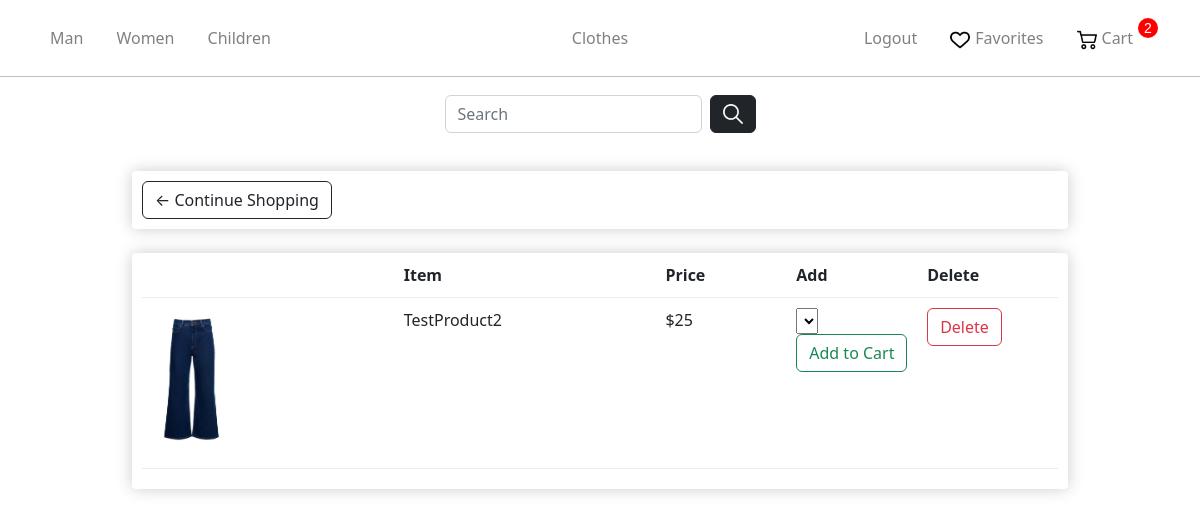
/liked/ (signed in), run on an earlier commit of the app's database.
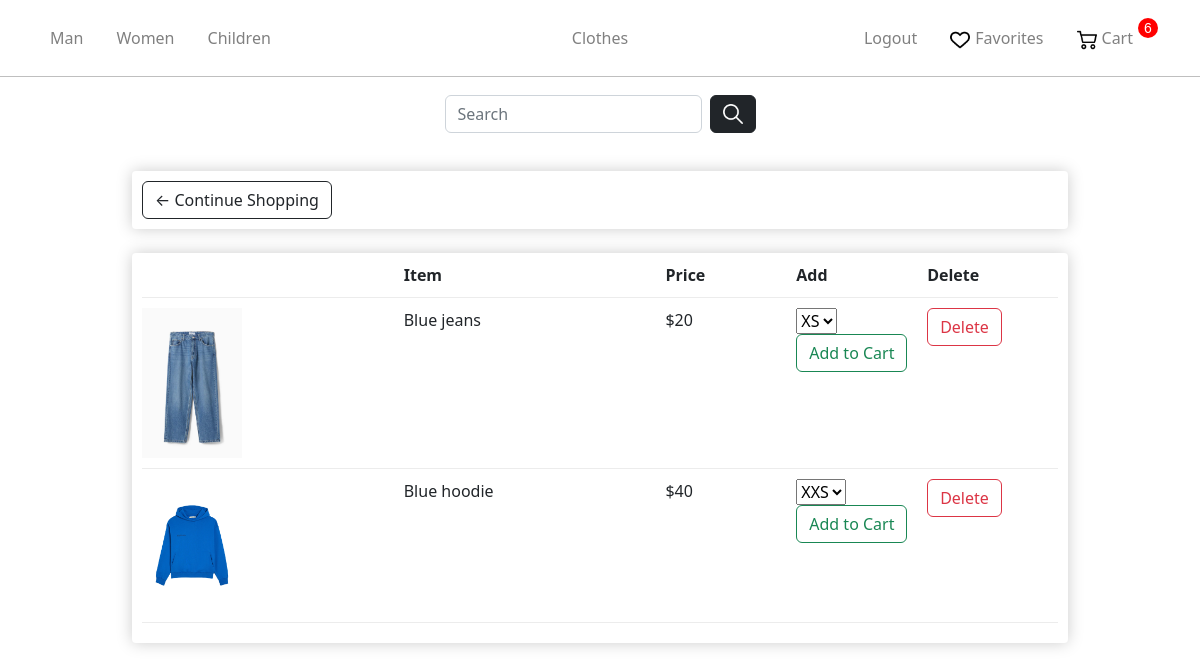
And on a later commit of the database.
### store/models.py (models this page shows, shortened)
class Gender(models.Model):
    name = models.CharField(max_length=100, db_index=True)
    slug = models.SlugField(max_length=255, unique=True, db_index=True)
    categories_id = models.ManyToManyField('Category')
    def get_absolute_url(self):
        return reverse('gender', kwargs={'gender_slug': self.slug})

class Order(models.Model):
    user = models.ForeignKey('User', on_delete=models.CASCADE)
    products = models.ManyToManyField('OrderProduct')
    time_create = models.DateTimeField(auto_now_add=True)
    ordered = models.BooleanField(default=False)
    address = models.ForeignKey('Address', on_delete=models.SET_NULL, blank=True, null=True)

class Product(models.Model):
    AVAILABILITY =(
        ('Y', 'В наличии'),
        ('N', 'Нет в наличии'),
    )
    name = models.CharField(max_length=255)
    slug = models.SlugField(max_length=255, unique=True, db_index=True)
    description = models.TextField(blank=True)
    discount = models.BooleanField(default=False)
    price = models.IntegerField()
    price_discount = models.IntegerField(blank=True)
    photo = models.ImageField(upload_to="photos")
    size = models.CharField(max_length=255)
    availability = models.CharField(max_length=1,choices = AVAILABILITY,default = '')
    cat = models.ForeignKey('Category', on_delete=models.PROTECT)
    gender = models.ForeignKey('Gender', on_delete=models.PROTECT)
    sizes = models.ManyToManyField('Size')
    def get_delete_favorite(self):
        return reverse('delete_from_favorite', kwargs={'product_pk': self.pk})

### store/views.py (the view)
# urls.py: path('liked/', views.liked, name="liked"),
def liked(request):
    if not request.user.is_authenticated:
        return redirect("login")
    context = {}
    try:
        favorite = Favorite.objects.get(user=request.user)
    except:
        favorite = Favorite.objects.create(user=request.user)
    context['favorite'] = favorite
    context = get_user_context(context,request)
    return render(request, 'store/liked.html', context)

### store/utils.py (called while the page is built)
def get_user_context(dict,request):
    context = dict
    genders = Gender.objects.all()
    ordered = 1
    if not request.user.is_authenticated:
        ordered = 0
    else:
        order_qs = Order.objects.filter(user=request.user, ordered=False)
        if order_qs.exists():
            context["order"] = order_qs[0]
        else:
            ordered = 0
    context["genders"] = genders
    context["gender_selected"] = -1
    context["cat_selected"] = -1
    context["ordered"] = ordered
    return context

### store/templates/store/liked.html (shortened to what this page needs)
{% extends 'store/layout.html' %}
{% load static %}
{% load store_tags %}
{% block content %}
    <link rel="stylesheet" href="{% static 'store/css/CategoriesCartCheckout.css' %}">
	<div class="row">
		<div class="col-lg-12">
			<div class="box-element">
				<a  class="btn btn-outline-dark" href="{% url 'main' %}">&#x2190; Continue Shopping</a>
				<br>
			</div>
			<br>
			<div class="box-element">
				<div class="cart-row">
					<div style="flex:2"></div>
					<div style="flex:2"><strong>Item</strong></div>
					<div style="flex:1"><strong>Price</strong></div>
					<div style="flex:1"><strong>Add</strong></div>
					<div style="flex:1"><strong>Delete</strong></div>
				</div>
				{%for product in favorite.products.all%}
				<div class="cart-row">
					<div style="flex:2"><img class="row-image" src="{{product.photo.url}}"></div>
					<div style="flex:2"><p>{{product.name}}</p></div>
					<div style="flex:1"><p>${{product.price}}</p></div>
					<div style="flex:1">
						<select name="sizes" id="sizes" >
						{%for size in product.sizes.all%}
            			<option value="{{size.name}}">{{size.name}}</option>
						{%endfor%}
						</select>
			<input type="button" id="addcart_{{product.slug}}" value="Add to Cart" class="btn btn-outline-success add-btn"  name="">
					</div>
					<div style="flex:1">
                        <a href = "{{product.get_delete_favorite}}" class="btn btn-outline-danger add-btn">Delete</a>
                    </div>
				</div>
				{%endfor%}
			</div>
		</div>
	</div>
{% endblock %}

### store/templates/store/layout.html (shortened to what this page needs)
{% load static %}
<!doctype html>
<html lang="en">
<head>
    <link rel="stylesheet" href="https://cdn.jsdelivr.net/npm/bootstrap@5.2.3/dist/css/bootstrap.min.css">
    <link rel="stylesheet" href="{% static 'store/css/main.css' %}">
</head>
<body>
    <nav class="navbar navbar-expand-sm navbar-dark main-nav">
    <div class="container justify-content-center">
        <ul class="nav navbar-nav w-100 flex-nowrap">
            {% for gender in genders%}
            <li class="nav-item active">
                {%if gender == gender_selected%}
                <p class="nav-link-selected lk" >{{gender.name}}</p>
                {%else%}
                <a class="nav-link lk" href="{{gender.get_absolute_url}}">{{gender.name}}</a>
                {%endif%}
            {% endfor %}
        </ul>
        <ul class="nav navbar-nav justify-content-center">
            <li class="nav-item"><a class="nav-link" href="{% url 'main' %}">Clothes</a></li>
        </ul>
        <ul class="nav navbar-nav w-100 justify-content-end">
            {% if request.user.is_authenticated %}
            <li class="nav-item">
                <a class="nav-link lk" href="{% url 'logout' %}">Logout</a>
            </li>
            {%endif%}
            <li class="nav-item">
                <a class="nav-link lk icon" href="{% url 'liked' %}"><img src="../../static/store/img/heart.png" alt="Heart Icon">Favorites</a>
            </li>
            <li class="nav-item">
                {%if not ordered%}
                    <p class="cart-total">0</p>
                {%else%}
                    <p class="cart-total">{{order.products.count}}</p>
                {%endif%}
                <a class="nav-link lk icon" href="{% url 'cart' %}"><img src="../../static/store/img/shopping-cart.png" alt="Cart Icon">Cart</a>
            </li>
        </ul>
    </div>
    </nav>
    <hr class="nav">
    <nav class="navbar navbar-expand-sm navbar-dark sec-nav">
    <div class="container justify-content-center">
        <form class="d-flex" role="search">
        <input class="form-control search-input me-2" type="search" placeholder="Search" aria-label="Search" name ="search_area" value="{{ search_input }}">
        <button type="button" class="btn btn-dark"><img src="../../static/store/img/loupe.png" alt="Loupe Icon"></button>
        </form>
    </div>
    </nav>
    {% block content %}
    {% endblock %}
</body>
</html>

What changed in the data, as far as the page shows it:
no longer on this page (row unchanged): Product: photo (picture), name "TestProduct2", price "25"
changed Order: products.count "2" → "6"
now on this page (row unchanged): Product: photo (picture), name "Blue jeans", price "20"
now on this page (row unchanged): Product: photo (picture), name "Blue hoodie", price "40"
